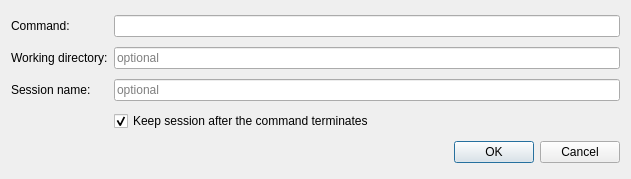
<?xml version="1.0" encoding="UTF-8"?>
<ui version="4.0">
 <class>NewSessionDialog</class>
 <widget class="QDialog" name="NewSessionDialog">
  <property name="geometry">
   <rect>
    <x>0</x>
    <y>0</y>
    <width>631</width>
    <height>179</height>
   </rect>
  </property>
  <property name="windowTitle">
   <string>New Screen Session</string>
  </property>
  <layout class="QGridLayout" name="gridLayout">
   <item row="2" column="0">
    <widget class="QLabel" name="label_3">
     <property name="text">
      <string>Session name:</string>
     </property>
    </widget>
   </item>
   <item row="1" column="1">
    <widget class="QLineEdit" name="workingDirectoryLineEdit">
     <property name="placeholderText">
      <string>optional</string>
     </property>
    </widget>
   </item>
   <item row="1" column="0">
    <widget class="QLabel" name="label_2">
     <property name="text">
      <string>Working directory:</string>
     </property>
    </widget>
   </item>
   <item row="0" column="0">
    <widget class="QLabel" name="label">
     <property name="text">
      <string>Command:</string>
     </property>
    </widget>
   </item>
   <item row="2" column="1">
    <widget class="QLineEdit" name="sessionNameLineEdit">
     <property name="placeholderText">
      <string>optional</string>
     </property>
    </widget>
   </item>
   <item row="0" column="1">
    <widget class="QLineEdit" name="commandLineEdit"/>
   </item>
   <item row="4" column="0" colspan="2">
    <widget class="QDialogButtonBox" name="buttonBox">
     <property name="orientation">
      <enum>Qt::Orientation::Horizontal</enum>
     </property>
     <property name="standardButtons">
      <set>QDialogButtonBox::StandardButton::Cancel|QDialogButtonBox::StandardButton::Ok</set>
     </property>
    </widget>
   </item>
   <item row="3" column="1">
    <widget class="QCheckBox" name="keepSessionAfterCommandCheckBox">
     <property name="text">
      <string>Keep session after the command terminates</string>
     </property>
     <property name="checked">
      <bool>true</bool>
     </property>
    </widget>
   </item>
  </layout>
 </widget>
 <resources/>
 <connections>
  <connection>
   <sender>buttonBox</sender>
   <signal>accepted()</signal>
   <receiver>NewSessionDialog</receiver>
   <slot>accept()</slot>
   <hints>
    <hint type="sourcelabel">
     <x>248</x>
     <y>254</y>
    </hint>
    <hint type="destinationlabel">
     <x>157</x>
     <y>274</y>
    </hint>
   </hints>
  </connection>
  <connection>
   <sender>buttonBox</sender>
   <signal>rejected()</signal>
   <receiver>NewSessionDialog</receiver>
   <slot>reject()</slot>
   <hints>
    <hint type="sourcelabel">
     <x>316</x>
     <y>260</y>
    </hint>
    <hint type="destinationlabel">
     <x>286</x>
     <y>274</y>
    </hint>
   </hints>
  </connection>
 </connections>
</ui>
